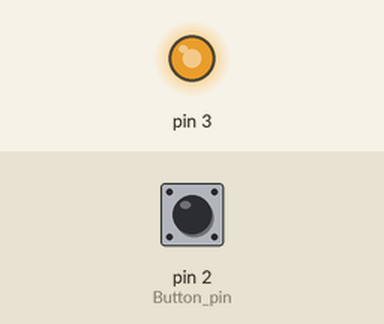
Simulated run of this sketch. Board: Arduino Leonardo, built with avr-gcc and run on an emulated ATmega32U4. Parts: output pins drawn as LEDs (lit = HIGH). The inputs (shaded band) are chosen by the test bench; at power-on: pin 2 (Button_pin) HIGH. USB keyboard and mouse output is not drawn.

Above: at 1.26 s.
1.3 s: pin 2 (Button_pin) pulled LOW for 0.15 s
At 2.87 s:
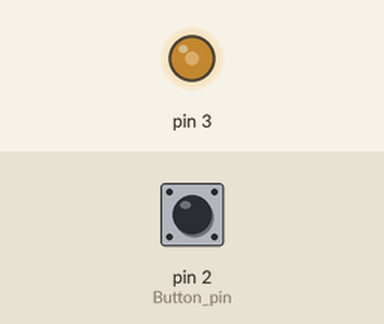
4.4 s: pin 2 (Button_pin) pulled LOW for 1 s
At 7.38 s:
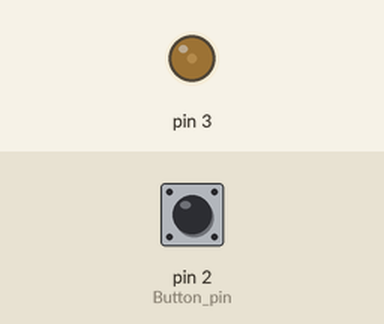
Timing chart, 0 to 13.8 s (numbered marks = the images above; inputs shaded):
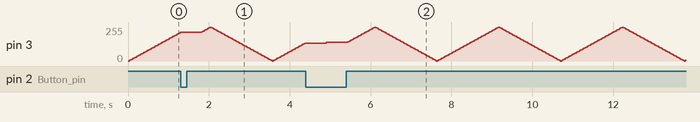

The sketch:

sample.ino
```cpp
#include "Keyboard.h"

#define Button_pin 2

int brightness = 0;
int fadeAmount = 5;
int delayDuration = 30;

void setup() {

    // put your setup code here, to run once:

    pinMode(Button_pin, INPUT_PULLUP);

    Keyboard.begin();

    pinMode(3, OUTPUT);

}


void loop() {

    // put your main code here, to run repeatedly:

    analogWrite(3, brightness);
    brightness = brightness + fadeAmount;

    if (brightness <= 0 || brightness >= 255) {
        fadeAmount = -fadeAmount;
    }

    delay(delayDuration);

    if (digitalRead(Button_pin) == LOW) {
        Keyboard.press('f');
        Keyboard.release('f');
        Keyboard.press('i');
        Keyboard.release('i');
        Keyboard.press('r');
        Keyboard.release('r');
        Keyboard.press('e');
        Keyboard.release('e');
        Keyboard.press('b');
        Keyboard.release('b');
        Keyboard.press('a');
        Keyboard.release('a');
        Keyboard.press('s');
        Keyboard.release('s');
        Keyboard.press('e');
        Keyboard.release('e');
        Keyboard.press(' ');
        Keyboard.release(' ');
        Keyboard.press('d');
        Keyboard.release('d');
        Keyboard.press('e');
        Keyboard.release('e');
        Keyboard.press('p');
        Keyboard.release('p');
        Keyboard.press('l');
        Keyboard.release('l');
        Keyboard.press('o');
        Keyboard.release('o');
        Keyboard.press('y');
        Keyboard.release('y');
        Keyboard.press(KEY_RETURN);
        Keyboard.release(KEY_RETURN);
        delay(500);
    }

}
```
